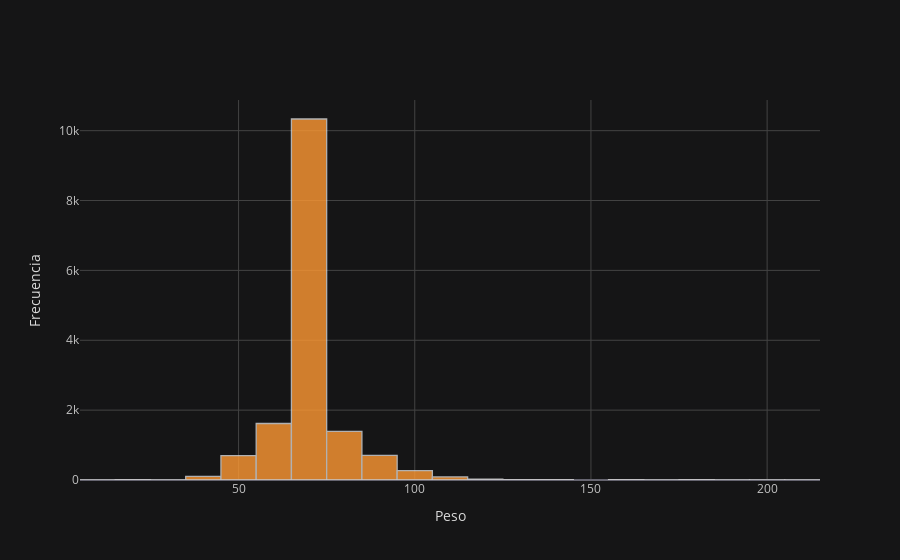

Notebook code cell kept with this figure:
### Code cell
#Histograma peso

prueba['weight'].iplot(kind='hist', bins=25, xTitle='Peso', yTitle='Frecuencia')

### Figure 1 — Plotly figure (JSON) as saved in the notebook; plotly's stock layout.template omitted (floating-point values rounded to 4 significant figures; data arrays with more than 128 entries replaced by an {"elided": "..."} marker saying what was removed)
{"data": [{"histfunc": "count", "histnorm": "", "marker": {"color": "rgba(255, 153, 51, 1.0)", "line": {"color": "#D9D9D9", "width": 1.3}}, "name": "weight", "nbinsx": 25, "opacity": 0.8, "orientation": "v", "type": "histogram", "x": {"elided": "15285 float values"}}], "layout": {"barmode": "overlay", "legend": {"bgcolor": "#151516", "font": {"color": "#D9D9D9"}}, "paper_bgcolor": "#151516", "plot_bgcolor": "#151516", "title": {"font": {"color": "#D9D9D9"}}, "xaxis": {"gridcolor": "#434343", "showgrid": true, "tickfont": {"color": "#C2C2C2"}, "title": {"font": {"color": "#D9D9D9"}, "text": "Peso"}, "zerolinecolor": "#666570"}, "yaxis": {"gridcolor": "#434343", "showgrid": true, "tickfont": {"color": "#C2C2C2"}, "title": {"font": {"color": "#D9D9D9"}, "text": "Frecuencia"}, "zerolinecolor": "#666570"}}}
